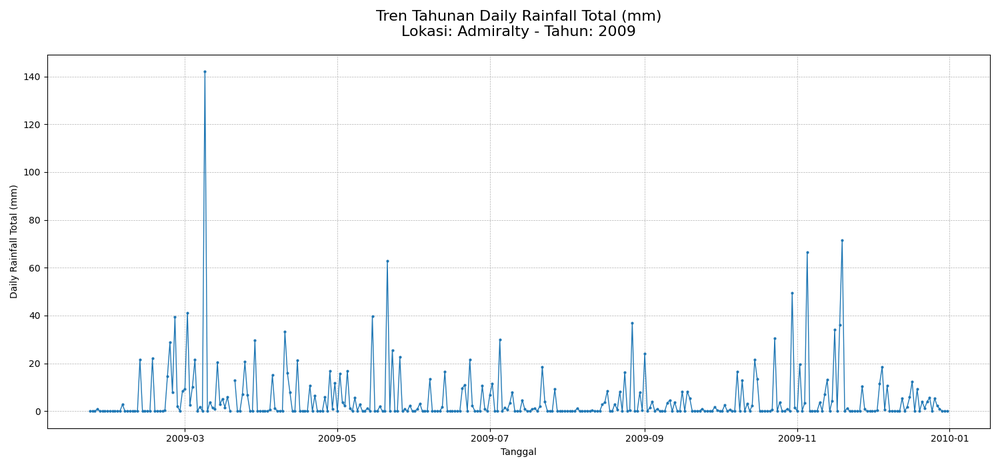
#> input picture data/samples/Admiralty_2009.png, 1000 x 467 px, shrunk from 1500 x 700 before the run; its folder holds only this picture in this run
$ python -i plot_label_extractor.py   (imports and definitions only)
#> lines starting #> are read from the running program, lines starting #| are printed output that depends on the picture
#> further down, picture is the input picture: shape (467, 1000, 3); mean B, G, R 250.5, 249.4, 247.9
# Ignore warning
from warnings import filterwarnings
# [1 line not run here, left out]

# Progress library
from tqdm import tqdm
import logging
logger = logging.getLogger(__name__)

# Core library
from collections import Counter
import pandas as pd
import numpy as np
import re
import matplotlib.pyplot as plt

# Pathing library
import glob
import os

# Computer vision library
import cv2
import pytesseract

pytesseract.pytesseract.tesseract_cmd = r"C:\Program Files\Tesseract-OCR\tesseract.exe"

# [57 lines left out: functions log, count_total_rows, extract_blue_mask, detect_plot_top_border, not called in this run]


def detect_plot_side_border(
    image: np.ndarray,
    min_height_ratio: float = 0.6,
    canny1: int = 50,
    canny2: int = 150,
    hough_thresh: int = 150,
    verbose: bool = False
) -> dict:

#> called with min_height_ratio = 0.6, canny1 = 50, canny2 = 150, hough_thresh = 150, verbose = False
    gray = cv2.cvtColor(image, cv2.COLOR_BGR2GRAY)
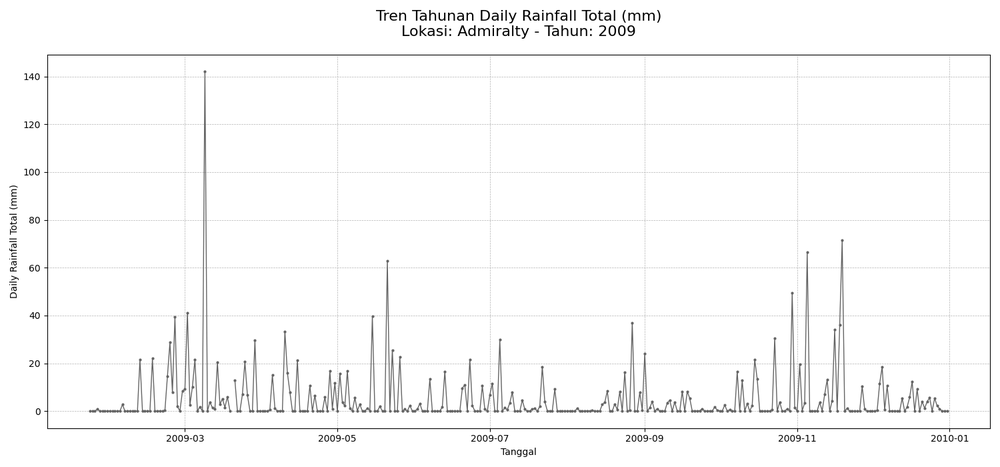
#> gray: shape (467, 1000); min 0, max 255, mean 249.1
    h, w = gray.shape[:2]
#> h = 467; w = 1000

    edges = cv2.Canny(gray, canny1, canny2)
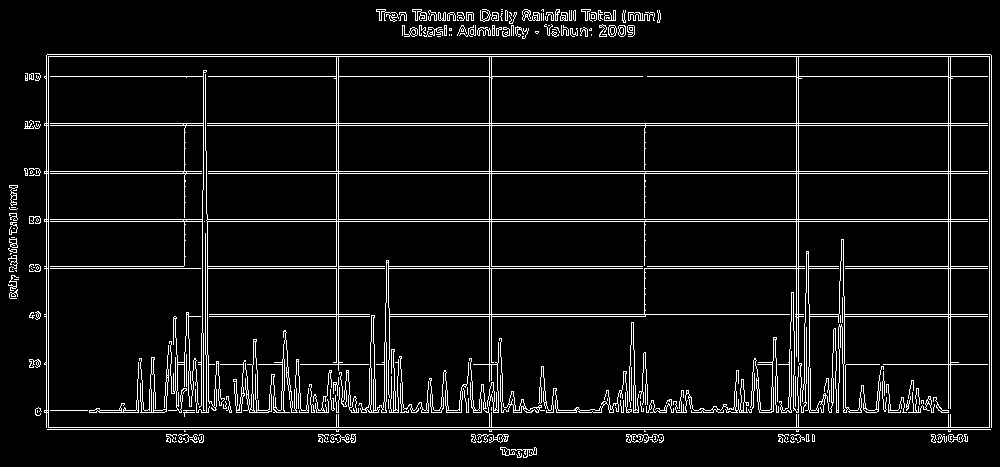
#> edges: shape (467, 1000); 7% white in thin lines or dots

    lines = cv2.HoughLinesP(
        edges,
        rho=1,
        theta=np.pi / 180,
        threshold=hough_thresh,
        minLineLength=int(h * min_height_ratio),
        maxLineGap=10
    )
#> lines = 35 rows, first 6: [46, 427, 991, 427], [25, 125, 991, 125], [25, 76, 991, 76], [29, 219, 991, 219], [29, 221, 991, 221], [31, 268, 991, 268]

    xs = []

    if lines is not None:
        for l in lines:
            x1, y1, x2, y2 = l[0]

            if abs(x1 - x2) <= 2:
                height = abs(y2 - y1)
                if height >= h * min_height_ratio:
                    xs.append(x1)
#> this loop made 35 passes
#> (x1, y1, x2, y2, height) on passes 18 to 29: (46, 426, 46, 55, 371), (489, 442, 489, 57, 385), (991, 426, 991, 55, 371), (48, 426, 48, 57, 369), (950, 441, 950, 57, 384), (948, 440, 948, 57, 383), (989, 426, 989, 57, 369), (491, 441, 491, 57, 384), (338, 384, 338, 57, 327), (798, 376, 798, 57, 319), (336, 362, 336, 57, 305), (796, 356, 796, 57, 299)
#> after the loop, xs = [46, 489, 991, 48, 950, 948, 989, 491, 338, 798, 336, 796]

    if not xs:
        if verbose:
            print("[WARN] No vertical plot borders detected")
        return {
            "left": None,
            "right": None,
            "all_detected": []
        }

    xs = sorted(xs)
#> xs = [46, 48, 336, 338, 489, 491, 796, 798, 948, 950, 989, 991]

    return {
        "left": int(xs[0]),
        "right": int(xs[-1]),
        "all_detected": xs
    }


# [61 lines left out: functions find_data_boundaries, build_y_pixel_to_value, not called in this run]

>>> import cv2
>>> picture = cv2.imread('../data/samples/Admiralty_2009.png')
>>> result = detect_plot_side_border(picture)
#> result = {'left': 46, 'right': 991, 'all_detected': [46, 48, 336, 338, 489, 491, 796, 798, 948, 950, 989, 991]}

$ run again, on data/samples/Admiralty_2014.png
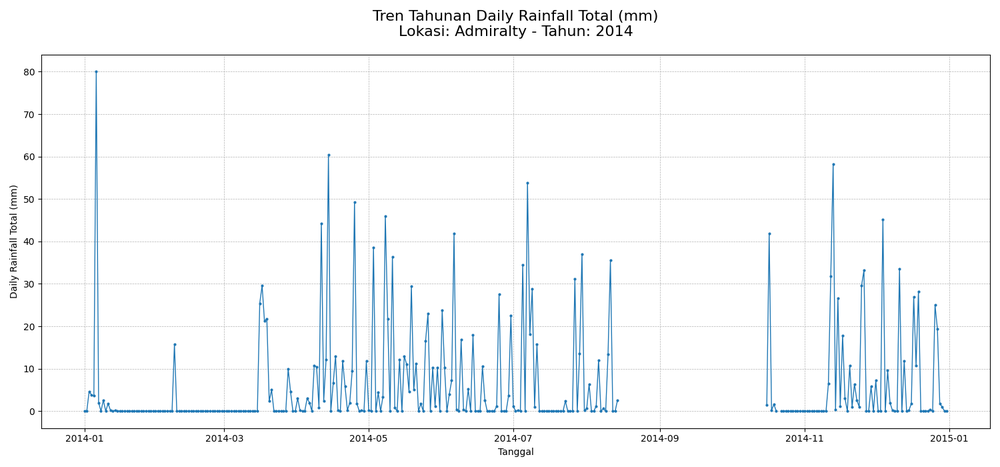
#> input picture data/samples/Admiralty_2014.png, 1000 x 467 px, shrunk from 1500 x 700 before the run
#> picture is the input picture: shape (467, 1000, 3); mean B, G, R 249.7, 248.1, 245.8
#> in detect_plot_side_border, `gray = cv2.cvtColor(image, cv2.COLOR_BGR2GRAY)`:
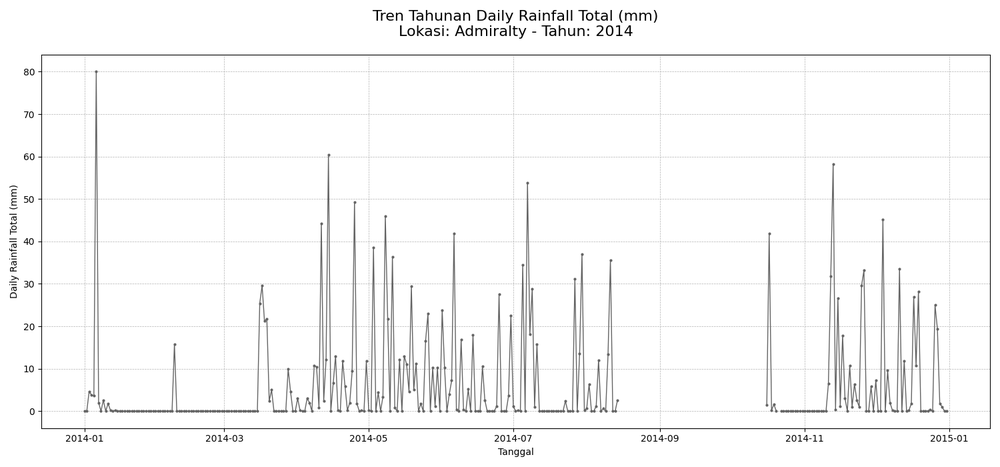
#> gray: shape (467, 1000); min 0, max 255, mean 247.6
#> in detect_plot_side_border, `edges = cv2.Canny(gray, canny1, canny2)`:
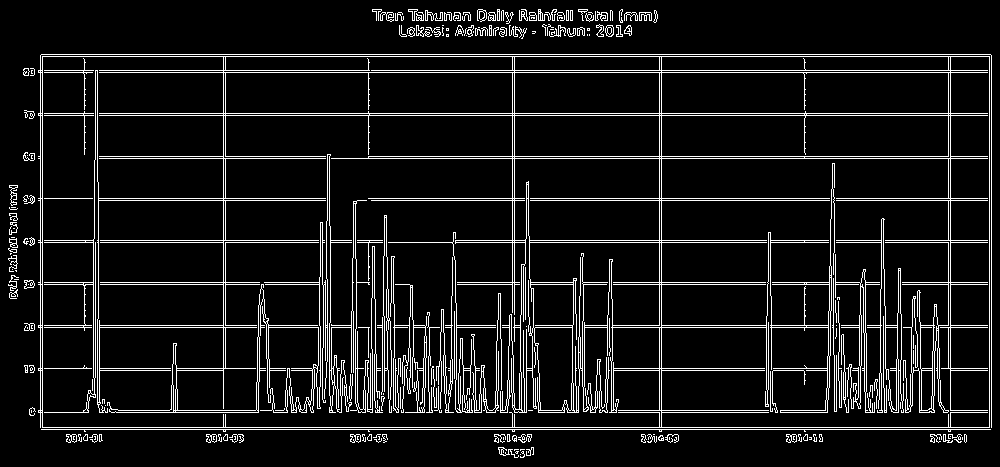
#> edges: shape (467, 1000); 8.9% white in thin lines or dots
#> lines = 35 rows, first 6: [40, 56, 991, 56], [25, 115, 991, 115], [41, 429, 990, 429], [26, 113, 991, 113], [23, 72, 991, 72], [41, 54, 990, 54]
#> the loop in detect_plot_side_border, `for l in lines:` made 35 passes
#> (x1, y1, x2, y2, height) on passes 21 to 28: (950, 442, 950, 57, 385), (991, 426, 991, 55, 371), (989, 426, 989, 57, 369), (661, 440, 661, 57, 383), (42, 426, 42, 57, 369), (659, 440, 659, 57, 383), (223, 439, 223, 57, 382), (40, 426, 40, 55, 371)
#> after the loop in detect_plot_side_border, `for l in lines:`: xs = [950, 991, 989, 661, 42, 659, 223, 40, 948, 514, 225]
#> in detect_plot_side_border, `xs = sorted(xs)`: xs = [40, 42, 223, 225, 514, 659, 661, 948, 950, 989, 991]
#> result = {'left': 40, 'right': 991, 'all_detected': [40, 42, 223, 225, 514, 659, 661, 948, 950, 989, 991]}

$ run again, on data/samples/Admiralty_2017.png
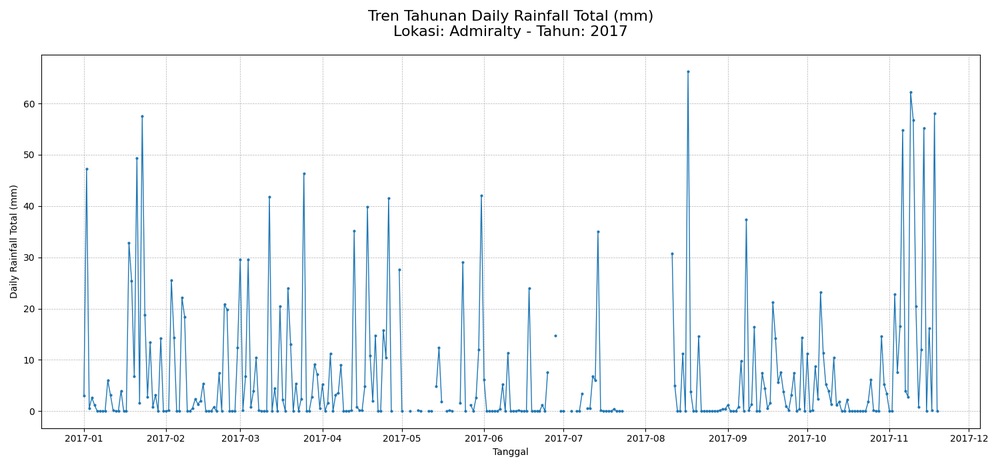
#> input picture data/samples/Admiralty_2017.png, 1000 x 467 px, shrunk from 1500 x 700 before the run
#> picture is the input picture: shape (467, 1000, 3); mean B, G, R 249.1, 247.1, 244.3
#> in detect_plot_side_border, `gray = cv2.cvtColor(image, cv2.COLOR_BGR2GRAY)`:
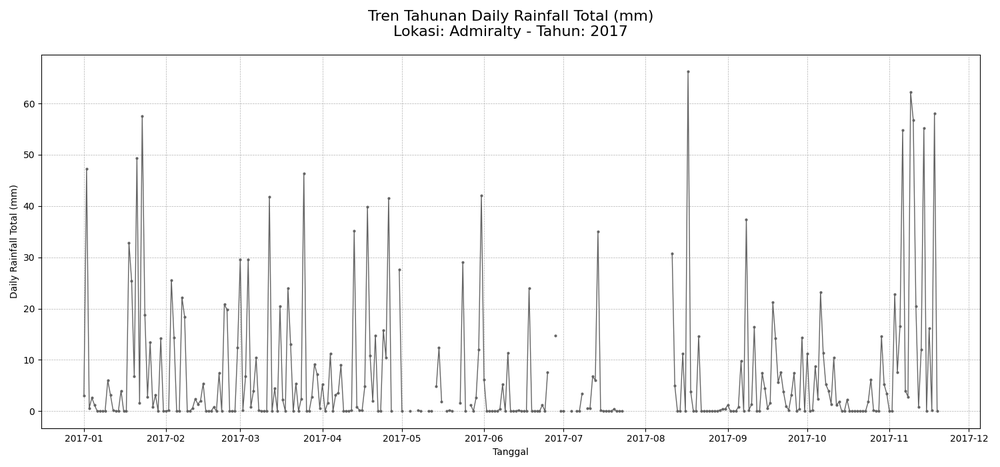
#> gray: shape (467, 1000); min 0, max 255, mean 246.5
#> in detect_plot_side_border, `edges = cv2.Canny(gray, canny1, canny2)`:
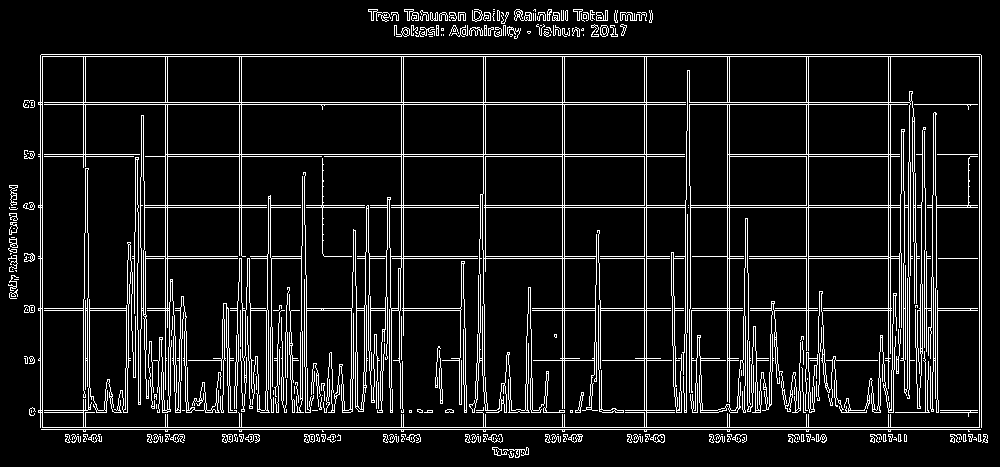
#> edges: shape (467, 1000); 9.7% white in thin lines or dots
#> lines = 29 rows, first 6: [41, 429, 980, 429], [41, 54, 980, 54], [165, 154, 689, 154], [40, 56, 981, 56], [40, 427, 981, 427], [24, 102, 912, 102]
#> the loop in detect_plot_side_border, `for l in lines:` made 29 passes
#> (x1, y1, x2, y2, height) on passes 15 to 22: (888, 436, 888, 57, 379), (646, 441, 646, 57, 384), (644, 431, 644, 57, 374), (808, 371, 808, 57, 314), (562, 431, 562, 57, 374), (727, 441, 727, 57, 384), (40, 426, 40, 55, 371), (42, 426, 42, 57, 369)
#> after the loop in detect_plot_side_border, `for l in lines:`: xs = [888, 646, 644, 808, 562, 727, 40, 42, 729, 564, 165, 979, 806, 981, 890]
#> in detect_plot_side_border, `xs = sorted(xs)`: xs = [40, 42, 165, 562, 564, 644, 646, 727, 729, 806, 808, 888, 890, 979, 981]
#> result = {'left': 40, 'right': 981, 'all_detected': [40, 42, 165, 562, 564, 644, 646, 727, 729, 806, 808, 888, 890, 979, 981]}

$ run again, on data/samples/Ang_Mo_Kio_2009.png
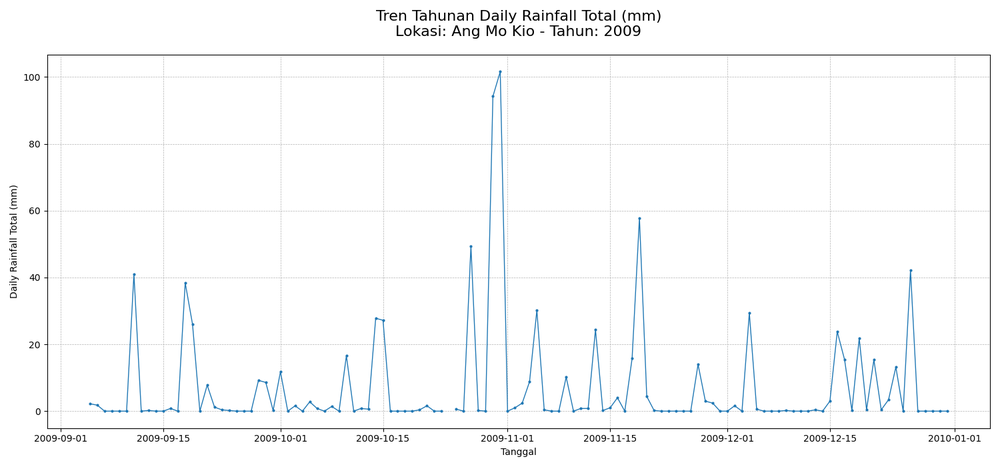
#> input picture data/samples/Ang_Mo_Kio_2009.png, 1000 x 467 px, shrunk from 1500 x 700 before the run
#> picture is the input picture: shape (467, 1000, 3); mean B, G, R 250.8, 250.1, 249.2
#> in detect_plot_side_border, `edges = cv2.Canny(gray, canny1, canny2)`:
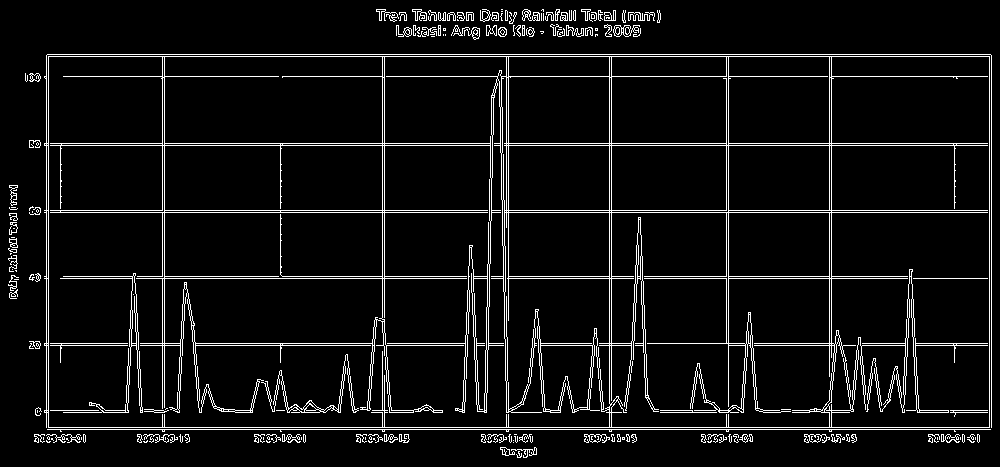
#> edges: shape (467, 1000); 6.6% white in thin lines or dots
#> lines = 26 rows, first 6: [60, 278, 991, 278], [47, 429, 990, 429], [29, 210, 991, 210], [29, 212, 991, 212], [63, 76, 991, 76], [63, 276, 911, 276]
#> the loop in detect_plot_side_border, `for l in lines:` made 26 passes
#> (x1, y1, x2, y2, height) on passes 14 to 21: (989, 426, 989, 57, 369), (164, 441, 164, 57, 384), (46, 441, 46, 55, 386), (611, 440, 611, 57, 383), (48, 442, 48, 57, 385), (728, 436, 728, 57, 379), (609, 439, 609, 57, 382), (829, 376, 829, 57, 319)
#> after the loop in detect_plot_side_border, `for l in lines:`: xs = [989, 164, 46, 611, 48, 728, 609, 829, 991, 162, 726, 831]
#> in detect_plot_side_border, `xs = sorted(xs)`: xs = [46, 48, 162, 164, 609, 611, 726, 728, 829, 831, 989, 991]
#> result = {'left': 46, 'right': 991, 'all_detected': [46, 48, 162, 164, 609, 611, 726, 728, 829, 831, 989, 991]}
